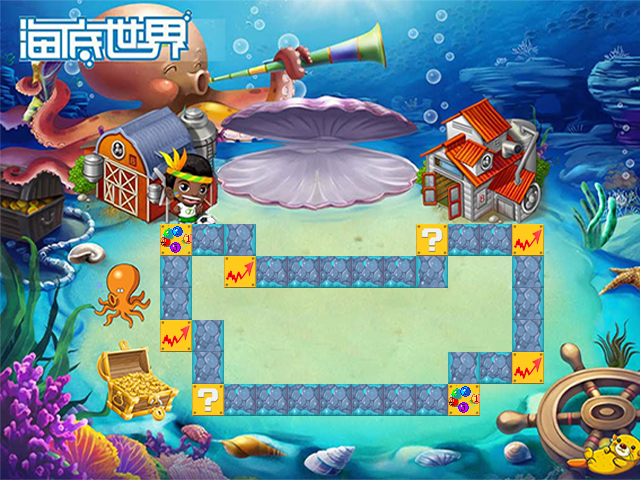

This is a level from a 2D game, rendered from its Tiled map with the project's own tilesets. A one-line summary and the map file follow, with tile-layer data summarised:
An orthogonal 20x15 tile map with 32x32 px tiles, 2 tile layers (ground, way).

<map version="1.0" orientation="orthogonal" width="20" height="15" tilewidth="32" tileheight="32">
 <tileset firstgid="1" name="sea" tilewidth="32" tileheight="32">
  <image source="sea.png" trans="ff00ff" width="650" height="512" />
  <tile id="1">
   <properties>
    <property name="tag" value="0" />
   </properties>
  </tile>
  <tile id="2">
   <properties>
    <property name="tag" value="0" />
   </properties>
  </tile>
  <tile id="6">
   <properties>
    <property name="tag" value="1" />
   </properties>
  </tile>
  <tile id="7">
   <properties>
    <property name="tag" value="2" />
   </properties>
  </tile>
  <tile id="8">
   <properties>
    <property name="tag" value="3" />
   </properties>
  </tile>
  <tile id="9">
   <properties>
    <property name="tag" value="4" />
   </properties>
  </tile>
  <tile id="10">
   <properties>
    <property name="tag" value="5" />
   </properties>
  </tile>
  <tile id="11">
   <properties>
    <property name="tag" value="6" />
   </properties>
  </tile>
 </tileset>
 <layer name="ground" width="20" height="15">
  <data>[300 cells, 300 non-empty, 300 distinct tile ids]</data>
 </layer>
 <layer name="way" width="20" height="15">
  <data>[300 cells, 34 non-empty, 5 distinct tile ids]</data>
 </layer>
</map>
